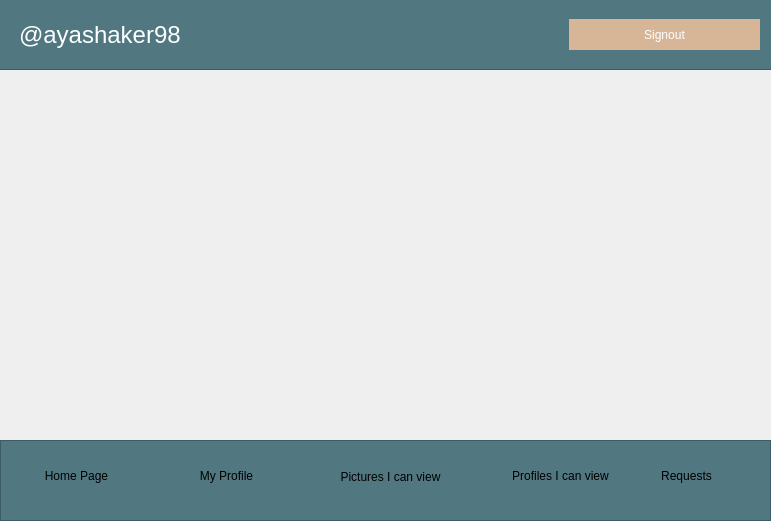
<?xml version="1.0" encoding="UTF-8"?>
<ui version="4.0">
 <class>ViewPicture</class>
 <widget class="QWidget" name="ViewPicture">
  <property name="geometry">
   <rect>
    <x>0</x>
    <y>0</y>
    <width>771</width>
    <height>521</height>
   </rect>
  </property>
  <property name="windowTitle">
   <string>Form</string>
  </property>
  <widget class="QFrame" name="frame">
   <property name="geometry">
    <rect>
     <x>-1</x>
     <y>-1</y>
     <width>781</width>
     <height>71</height>
    </rect>
   </property>
   <property name="styleSheet">
    <string notr="true">QFrame
{
background:rgb(81,119,128);
}</string>
   </property>
   <property name="frameShape">
    <enum>QFrame::StyledPanel</enum>
   </property>
   <property name="frameShadow">
    <enum>QFrame::Raised</enum>
   </property>
   <widget class="QLabel" name="label_2">
    <property name="geometry">
     <rect>
      <x>20</x>
      <y>20</y>
      <width>161</width>
      <height>31</height>
     </rect>
    </property>
    <property name="styleSheet">
     <string notr="true">#label_2
{
font-size:24px;
color:white;
}</string>
    </property>
    <property name="text">
     <string>@ayashaker98</string>
    </property>
   </widget>
   <widget class="QPushButton" name="Signup">
    <property name="geometry">
     <rect>
      <x>570</x>
      <y>20</y>
      <width>191</width>
      <height>31</height>
     </rect>
    </property>
    <property name="styleSheet">
     <string notr="true">QPushButton
{
background:rgb(214,182,151);
border-radius:60px;
color:white;
}
QPushButton:hover
{
background:argb(214,182,151);
border-radius:60px;
color:white;
}</string>
    </property>
    <property name="text">
     <string>Signout</string>
    </property>
   </widget>
  </widget>
  <widget class="QFrame" name="frame_2">
   <property name="geometry">
    <rect>
     <x>0</x>
     <y>440</y>
     <width>771</width>
     <height>81</height>
    </rect>
   </property>
   <property name="styleSheet">
    <string notr="true">QFrame
{
background:rgb(81,119,128);
}</string>
   </property>
   <property name="frameShape">
    <enum>QFrame::StyledPanel</enum>
   </property>
   <property name="frameShadow">
    <enum>QFrame::Raised</enum>
   </property>
   <widget class="QPushButton" name="pushButton_14">
    <property name="geometry">
     <rect>
      <x>20</x>
      <y>20</y>
      <width>113</width>
      <height>32</height>
     </rect>
    </property>
    <property name="styleSheet">
     <string notr="true">
QPushButton
{
background:rgb(81,119,128);
border-radius:60px;
color:black;
}
QPushButton:hover
{
background:argb(214,182,151);
border-radius:60px;
color:white;
}</string>
    </property>
    <property name="text">
     <string>Home Page</string>
    </property>
   </widget>
   <widget class="QPushButton" name="pushButton_15">
    <property name="geometry">
     <rect>
      <x>170</x>
      <y>20</y>
      <width>113</width>
      <height>32</height>
     </rect>
    </property>
    <property name="styleSheet">
     <string notr="true">
QPushButton
{
background:rgb(81,119,128);
border-radius:60px;
color:black;
}
QPushButton:hover
{
background:argb(214,182,151);
border-radius:60px;
color:white;
}</string>
    </property>
    <property name="text">
     <string>My Profile</string>
    </property>
   </widget>
   <widget class="QPushButton" name="pushButton_16">
    <property name="geometry">
     <rect>
      <x>320</x>
      <y>21</y>
      <width>141</width>
      <height>31</height>
     </rect>
    </property>
    <property name="styleSheet">
     <string notr="true">
QPushButton
{
background:rgb(81,119,128);
border-radius:60px;
color:black;
}
QPushButton:hover
{
background:argb(214,182,151);
border-radius:60px;
color:white;
}</string>
    </property>
    <property name="text">
     <string>Pictures I can view</string>
    </property>
   </widget>
   <widget class="QPushButton" name="pushButton_17">
    <property name="geometry">
     <rect>
      <x>630</x>
      <y>20</y>
      <width>113</width>
      <height>32</height>
     </rect>
    </property>
    <property name="styleSheet">
     <string notr="true">
QPushButton
{
background:rgb(81,119,128);
border-radius:60px;
color:black;
}
QPushButton:hover
{
background:argb(214,182,151);
border-radius:60px;
color:white;
}</string>
    </property>
    <property name="text">
     <string>Requests</string>
    </property>
   </widget>
  </widget>
  <widget class="QLabel" name="label">
   <property name="geometry">
    <rect>
     <x>-2</x>
     <y>75</y>
     <width>771</width>
     <height>361</height>
    </rect>
   </property>
   <property name="text">
    <string/>
   </property>
  </widget>
  <widget class="QPushButton" name="pushButton_18">
   <property name="geometry">
    <rect>
     <x>490</x>
     <y>460</y>
     <width>141</width>
     <height>31</height>
    </rect>
   </property>
   <property name="styleSheet">
    <string notr="true">
QPushButton
{
background:rgb(81,119,128);
border-radius:60px;
color:black;
}
QPushButton:hover
{
background:argb(214,182,151);
border-radius:60px;
color:white;
}</string>
   </property>
   <property name="text">
    <string>Profiles I can view</string>
   </property>
  </widget>
 </widget>
 <resources/>
 <connections/>
</ui>
